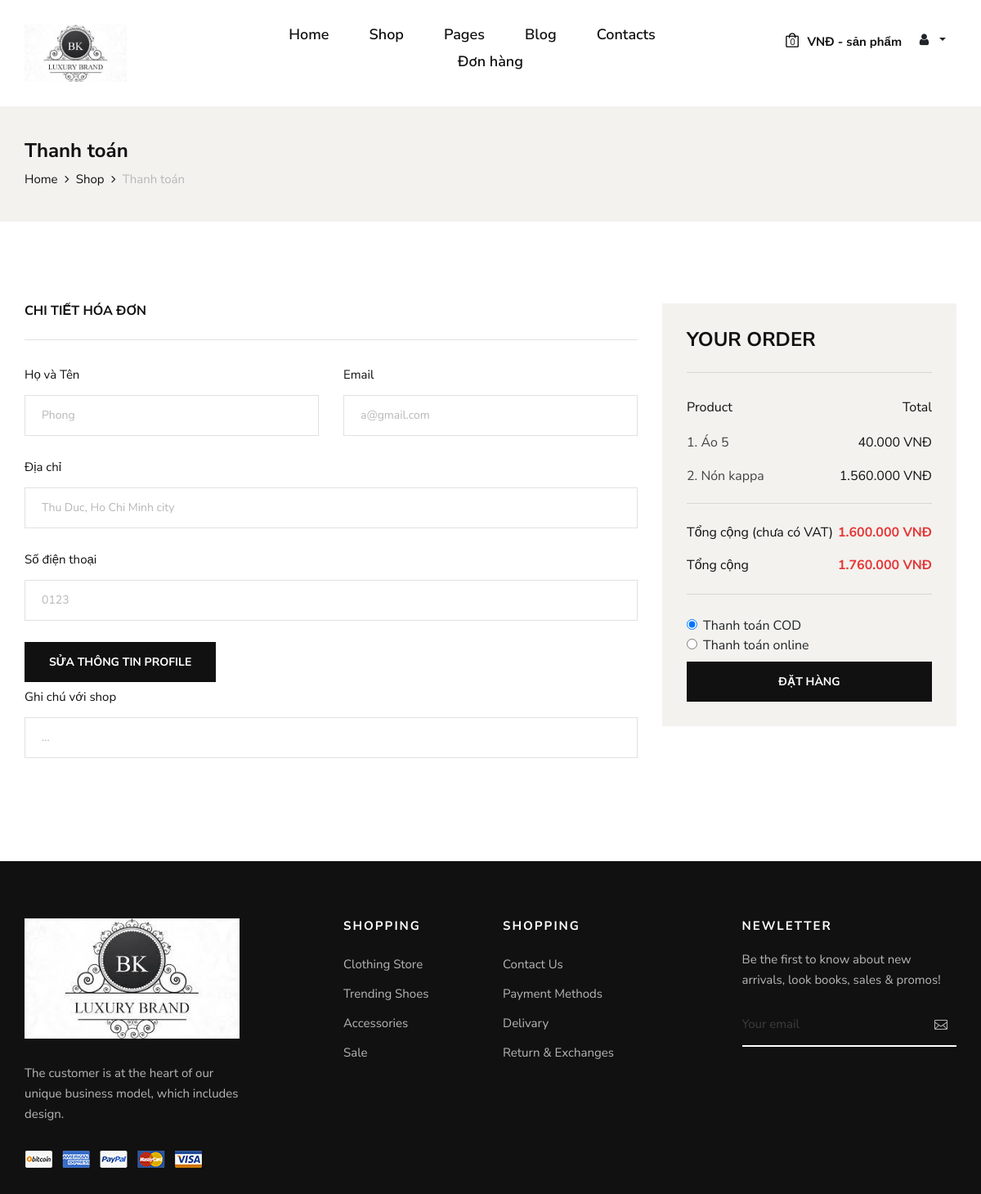
Before: /checkout.php (signed in) with the older database file.
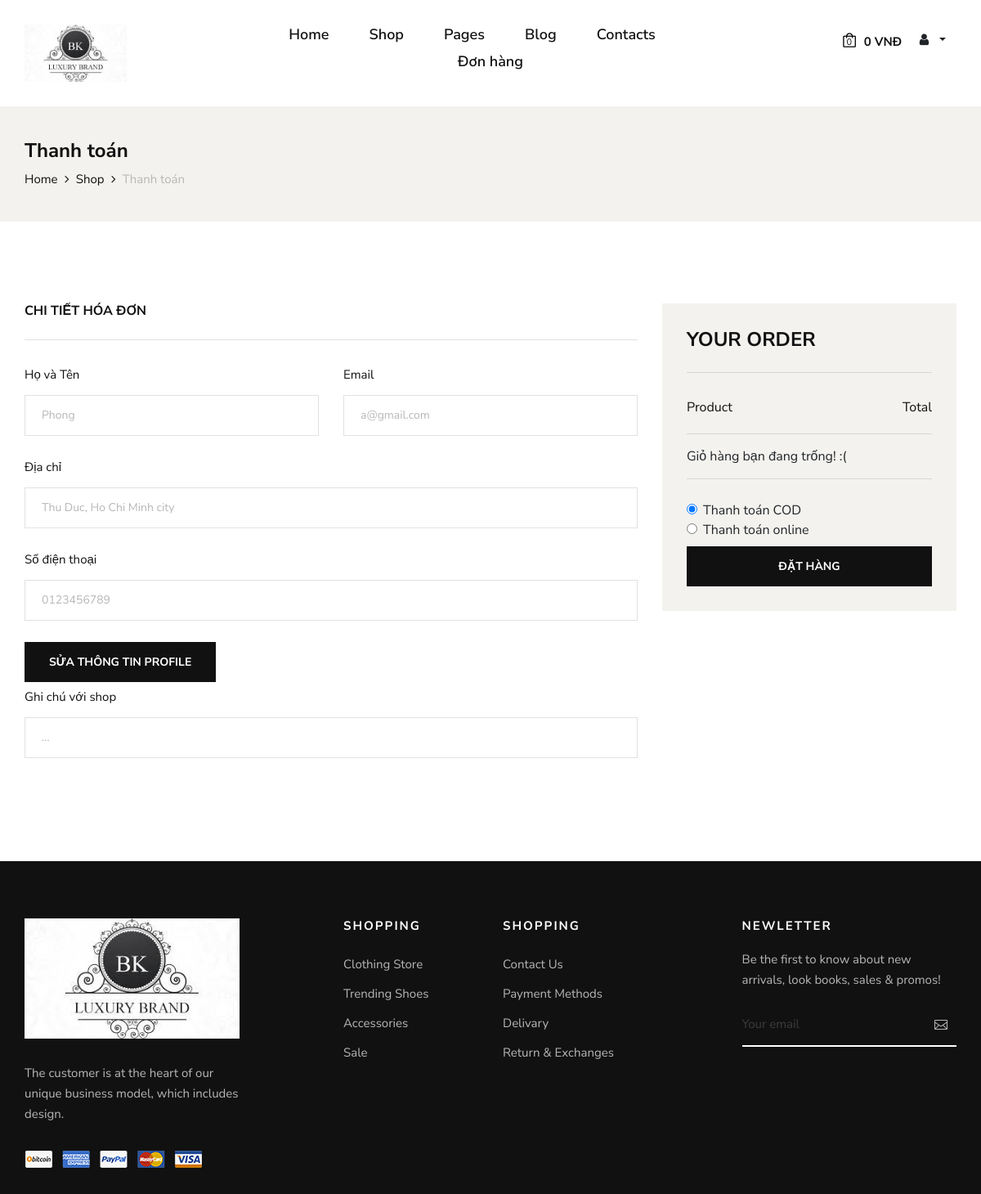
After: the same page with the newer database file.
### tables this page shows
CREATE TABLE `tbl_user` (
  `userId` int(11) NOT NULL,
  `name` varchar(255) NOT NULL,
  `email` varchar(255) NOT NULL,
  `address` varchar(255) NOT NULL,
  `phone` varchar(30) NOT NULL,
  `password` varchar(255) NOT NULL,
  `role` varchar(30) NOT NULL
);

CREATE TABLE `tbl_cart` (
  `cartId` int(11) NOT NULL,
  `productId` int(11) NOT NULL,
  `userId` int(11) NOT NULL,
  `productName` varchar(255) NOT NULL,
  `price` varchar(255) NOT NULL,
  `quantity` int(11) NOT NULL,
  `image` varchar(255) NOT NULL,
  `size` varchar(30) NOT NULL
);

### classes/cart.php (called while the page is built, shortened)
<?php
	$filepath = realpath(dirname(__FILE__));
	include_once ($filepath.'/../lib/database.php');
	include_once ($filepath.'/../helper/format.php');
class cart
{
	private $db;
	public function __construct()
	{
		$this->db = new Database();
	}
	public function getProductCart(){
		$user_id = Session::get('user_id');
		$login_check = Session::get('user_login');
        if($login_check==false){
			$sId = session_id();
			$query = "SELECT * FROM tbl_cart_guest WHERE sId = '$sId'";
			$result = $this->db->select($query);
			return $result;
		}
		else{
			$query = "SELECT * FROM tbl_cart WHERE userId = '$user_id'";
			$result = $this->db->select($query);
			return $result;
		}
	}
	public function check_cart(){
		$user_id = Session::get('user_id');
		$query = "SELECT * FROM tbl_cart WHERE userId = '$user_id'";
		$result = $this->db->select($query);
		return $result;
	}
}
?>

### lib/database.php (called while the page is built, shortened)
<?php
Class Database{
   public $host   = DB_HOST;
   public $user   = DB_USER;
   public $pass   = DB_PASS;
   public $dbname = DB_NAME;
   public $link;
private function connectDB(){
   $this->link = new mysqli($this->host, $this->user, $this->pass,
    $this->dbname);
   mysqli_set_charset($this->link,"utf8");
 }
public function select($query){
  $result = $this->link->query($query) or
   die($this->link->error.__LINE__);
  if($result->num_rows > 0){
    return $result;
  } else {
    return false;
  }
 }
}

### lib/session.php (called while the page is built, shortened)
<?php
class Session{
 public static function get($key){
    if (isset($_SESSION[$key])) {
     return $_SESSION[$key];
    } else {
     return false;
    }
 }
}
?>

### classes/user.php (called while the page is built, shortened)
<?php
	$filepath = realpath(dirname(__FILE__));
	include_once ($filepath.'/../lib/database.php');
    include_once ($filepath.'/../lib/session.php');
	include_once ($filepath.'/../helper/format.php');
class user
{
	private $db;
	public function __construct()
	{
		$this->db = new Database();
	}
        public function getUserById($id) {
            $query ="SELECT * FROM tbl_user WHERE userId = '$id' ORDER BY userId DESC";
            $result = $this->db->select($query);
            return $result;
        }
}
?>

### helper/format.php (called while the page is built, shortened)
<?php
class Format{
    public function format_currency($n=0){
        $n=(string)$n;
        $n=strrev($n);
        $res='';
        for($i=0;$i<strlen($n);$i++){
            if($i%3==0 && $i!=0){
                $res.='.';
            }
            $res.=$n[$i];
        }
        $res=strrev($res);
        return $res;
    }
}
?>

### checkout.php (the view, shortened to what the changed rows need)
<?php
    include 'inc/header.php';
?>
<?php
    $userId = Session::get('user_id');
    $get_customers = $user->getUserById($userId);
    ?>
    <section class="checkout spad">
        <div class="container">
            <div class="checkout__form">
                <form action="" method="post">
                    <div class="row">
                        <div class="col-lg-8 col-md-6">
                            <?php
                                if($get_customers){
                                    while($result = $get_customers->fetch_assoc()){
                            ?>
                                <h6 class="checkout__title">Chi tiết hóa đơn</h6>
                                <div class="row">
                                    <div class="col-lg-6">
                                        <div class="checkout__input">
                                            <p>Họ và Tên<span></span></p>
                                            <input type="text" value="<?php echo $result['name'] ?>" readonly>
                                        </div>
                                    </div>
                                    <div class="col-lg-6">
                                        <div class="checkout__input">
                                            <p>Email<span></span></p>
                                            <input type="text" value="<?php echo $result['email'] ?>" readonly>
                                        </div>
                                    </div>
                                </div>
                                <div class="checkout__input">
                                    <p>Địa chỉ<span></span></p>
                                    <input type="text" value="<?php echo $result['address'] ?>" readonly>
                                </div>
                                <div class="checkout__input">
                                    <p>Số điện thoại<span></span></p>
                                    <input value="<?php echo $result['phone'] ?>" type="text" placeholder="Street Address" class="checkout__input__add" readonly>
                                </div>
                                 <div class="checkout__input">
                                    <a href="user-info.php" type="button" class="site-btn">Sửa thông tin profile</a>
                                </div>
                                <div class="checkout__input">
                                    <p>Ghi chú với shop<span></span></p>
                                    <input type="text"
                                    name="note"
                                    placeholder="...">
                                </div>
                                 <?php
                                    }
                                }
                                ?>
                    </div >
                        <div class="col-lg-4 col-md-6">
                            <div class="checkout__order">
                                <h4 class="order__title">Your order</h4>
                                <div class="checkout__order__products">Product <span>Total</span></div>
                                <ul class="checkout__total__products">
                                    <?php
                                        $get_product_cart = $cart->getProductCart();
                                        if($get_product_cart){
                                            $subtotal = 0;
                                            $i = 0;
                                            while($result = $get_product_cart->fetch_assoc()){
                                                $i++;
                                                $total = $result['price'] * $result['quantity'];
                                        ?>
                                            <li><?php echo $i.'. '.$result['productName']; ?>
                                                <span><?php
                                                    echo $fm->format_currency($total).' '.'VNĐ' ;
                                             ?></span>
                                            </li>
                                    <?php
                                                $subtotal += $total;
                                                }
                                            }
                                    ?>
                                </ul>
                                <ul class="checkout__total__all">
                                <?php
                                        if($get_product_cart){
                                ?>
                                            <li>Tổng cộng (chưa có VAT) <span>
                                                <?php
                                                    echo $fm->format_currency($subtotal).' '.'VNĐ' ;
                                                ?>
                                            </span></li>
                                            <li>
                                            Tổng cộng <span>
                                                <?php
                                                    $vat = $subtotal * 0.1;
                                                    $gtotal = $subtotal + $vat;
                                                    echo $fm->format_currency($gtotal).' '.'VNĐ' ;
                                                ?>
                                            </span></li>
                                    <?php
                                        }else{
                                            echo 'Giỏ hàng bạn đang trống! :(';
                                        }
                                          ?>
                                </ul>
                                <div class="form-check">
                                      <input class="form-check-input" type="radio" name="payment" id="payment1" value="COD" checked>
                                      <label class="form-check-label" for="payment1">
                                      </label>
                                    </div>
                                    <div class="form-check">
                                      <input class="form-check-input" type="radio" name="payment" id="payment2"  value="Online">
                                      <label class="form-check-label" for="payment2">
                                      </label>
                                    </div>
                                <button type="submit" name="checkout" class="site-btn"
                                <?php
                                        if(!$get_product_cart){
                                            echo "disabled";
                                        }
                                ?>
                                 ><center>Đặt hàng</center></button>
                            </div>
                        </div>
                    </div>
                </form>
            </div>
        </div>
    </section>
<?php
    include 'inc/footer.php';
?>

### inc/header.php (shortened to what the changed rows need)
<?php
include 'lib/session.php';
include 'lib/database.php';
include 'helper/format.php';
	$fm = new Format();
    $user = new user();
    $cart = new cart();
  header("Cache-Control: max-age=2592000");?>
<!DOCTYPE html>
<html lang="zxx">
<head>
    <link rel="stylesheet" href="css/bootstrap.min.css" type="text/css">
    <link rel="stylesheet" href="css/font-awesome.min.css" type="text/css">
    <link rel="stylesheet" href="css/elegant-icons.css" type="text/css">
    <link rel="stylesheet" href="css/magnific-popup.css" type="text/css">
    <link rel="stylesheet" href="css/nice-select.css" type="text/css">
    <link rel="stylesheet" href="css/owl.carousel.min.css" type="text/css">
    <link rel="stylesheet" href="css/slicknav.min.css" type="text/css">
    <link rel="stylesheet" href="css/style.css" type="text/css">
</head>
<body>
    <header class="header">
        <div class="container">
            <div class="row">
                <div class="col-lg-3 col-md-3">
                    <div class="header__nav__option">
                        <a href="shopping-cart.php"><img src="img/icon/cart.png" alt=""> <span>0</span></a>
                        <div class="price">
                            <?php
                                        $check_cart = $cart->check_cart();
                                        if($check_cart){
                                            $sum = Session::get("sum");
                                            $qty = Session::get("qty");
                                            echo $fm->format_currency($sum).' VNĐ - '.$qty.' sản phẩm';
                                        }
                                        else{
                                            echo '0 VNĐ';
                                        }
                                    ?>
                        </div>
                        <?php
                            $login_check = Session::get('user_login');
                            if($login_check==false){
                                echo '<a href="login.php" class="btn btn-info">Login</a>';
                            }else{
                                ?>
                                <div class="btn-group">
                                <button type="button" class="btn dropdown-toggle" data-toggle="dropdown" aria-haspopup="true" aria-expanded="false">
                                </button>
                                </div>
                        <?php
                            }
                        ?>
                    </div>
                </div>
            </div>
        </div>
    </header>

Changed rows visible on the page:
removed tbl_cart: productName "Áo 5", $fm->format_currency($total) "40.000"
removed tbl_cart: productName "Nón kappa", $fm->format_currency($total) "1.560.000"
changed tbl_user "Phong": phone "0123" → "0123456789"
Other visible differences:
$fm->format_currency($subtotal): "1.600.000" → (not shown)
$fm->format_currency($gtotal): "1.760.000" → (not shown)
text no longer shown: "VNĐ - sản phẩm Tổng cộng (chưa có VAT) VNĐ Tổng cộng VNĐ"
text now shown: "0 VNĐ Giỏ hàng bạn đang trống! :("
